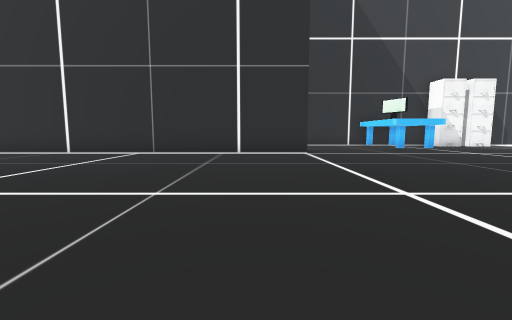
view 1 (above)

14 first-person views from a walk through a 3-D level made in the Unity game engine. The camera is 1.2 m above the floor, tilts 6° down and sees 90° across. The floor is counted in squares, 2 m on a side. Each view is taken from the middle of a square. On the plan, view 1 faces up. The plan holds only what a view shows up to about 9 squares ahead; the rest is blank. The place goes on beyond the plan. The player is left out. Some animated figures are not drawn. Some surface patterns are stand-ins.

view 2
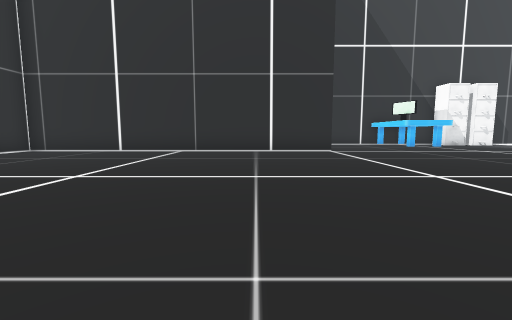

view 3
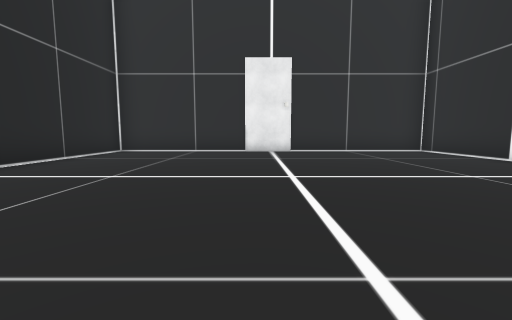

view 4
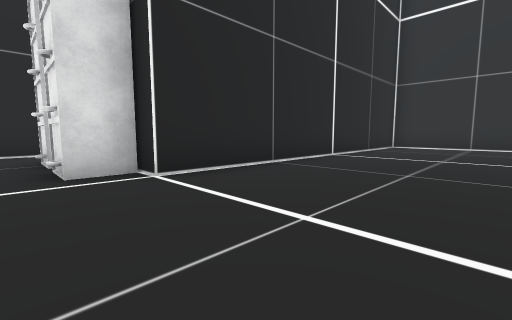

view 5
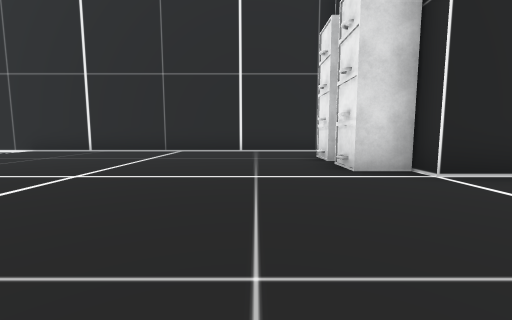

view 6
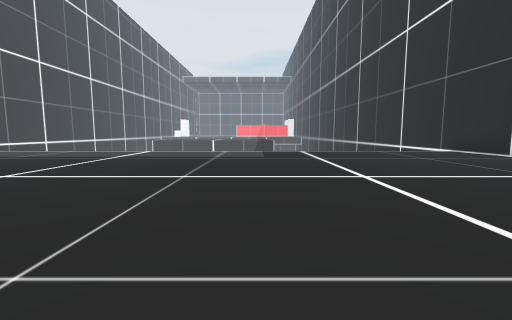

view 7
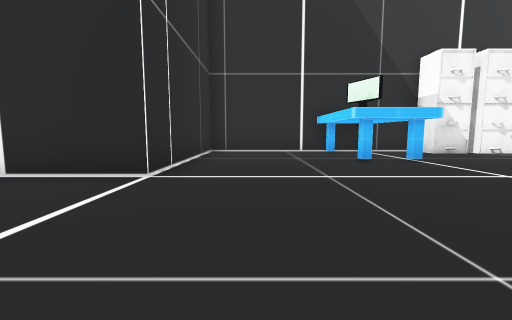

view 8
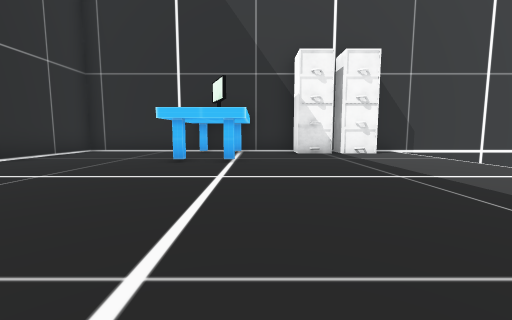

view 9
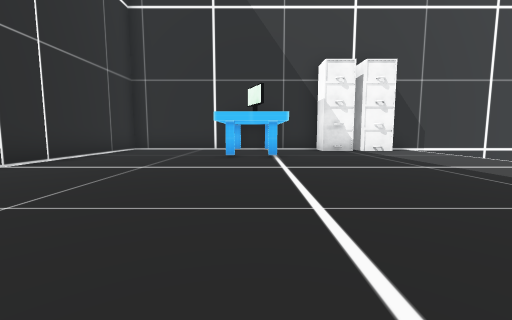

view 10
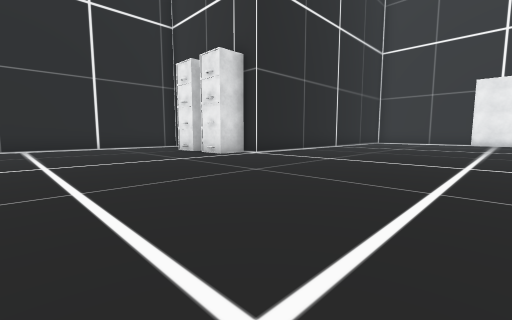

view 11
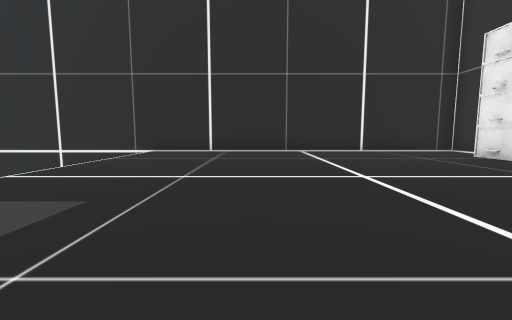

view 12
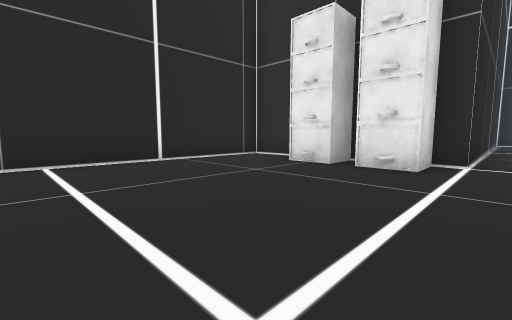

view 13
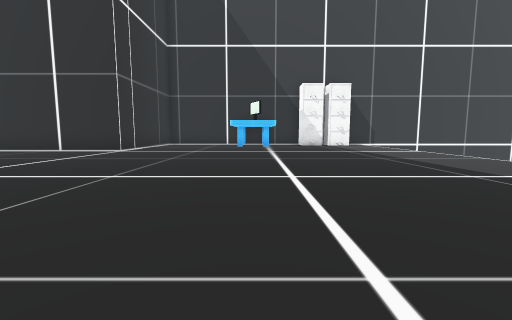

view 14
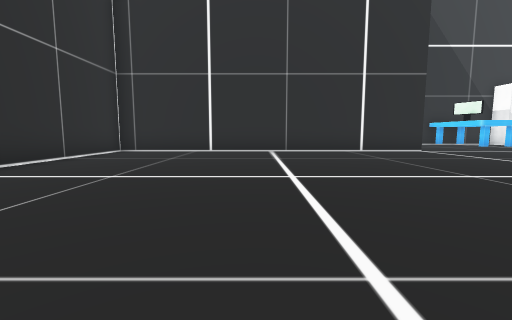

### Floor plan
Points are (right, up) in squares from view 1. A wall is a line through its corners. A room is listed if a view was taken in it or the views show most of it. See-through windows are left out.
Room 1 (views 1, 2, 3, 4, 5, 6, 7, 8, 9, 10, 11, 12, 13, 14)
walls: (1.5, -6.1) (1.5, -7.5) (12.1, -7.5); (8.3, 12.5) (1.5, 12.5) (1.5, 7.5) (-8.5, 7.5) (-8.5, -2.5) (1.5, -2.5) (1.5, -3.1); (14.5, 12.5) (11, 12.5)
objects: other object (2, -5); other object (2, -4) to (2, -3); other object (9, 12); other object (10, 12)

Positions as (right, up) in squares from view 1, and headings:
1: (0, 0), facing up
2: (-1, -1), facing up
3: (0, 2), facing left
4: (3, 1), facing down-left
5: (4, 1), facing down
6: (3, -1), facing right
7: (3, 4), facing up
8: (7, 4), facing up
9: (6, 3), facing up
10: (7, 3), facing down-left
11: (8, 1), facing down
12: (7, -2), facing down-left
13: (6, -1), facing up
14: (-4, -1), facing up
